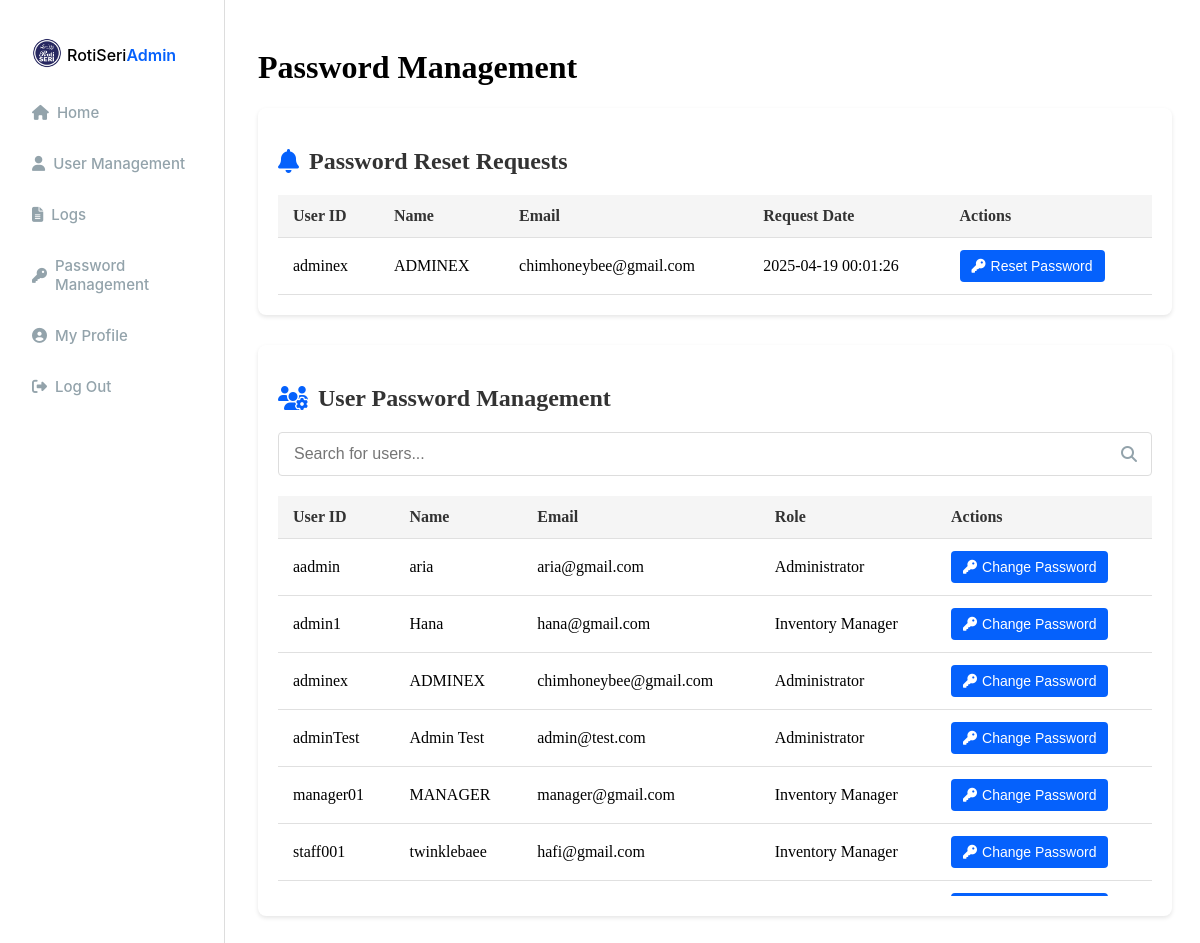
Screenshot of /admin_passmanagement.php (signed in) with the database file from the repository.
### tables this page shows
CREATE TABLE `users` (
  `userID` varchar(50) NOT NULL,
  `username` varchar(100) NOT NULL,
  `fullName` varchar(255) NOT NULL,
  `email` varchar(255) NOT NULL,
  `phoneNumber` varchar(20) NOT NULL,
  `address` text NOT NULL,
  `password` varchar(255) NOT NULL,
  `role` enum('Administrator','Inventory Manager','Bakery Staff') NOT NULL,
  `created_at` timestamp NOT NULL DEFAULT current_timestamp()
);

### admin_passmanagement.php (the view, shortened to what this page needs)
<?php
include 'db_connection.php';
$sql_requests = "SELECT r.*, u.fullName, u.email
                FROM password_reset_requests r
                JOIN users u ON r.userID = u.userID
                WHERE r.status = 'pending'
                ORDER BY r.request_date DESC";
$result_requests = $conn->query($sql_requests);
$sql_users = "SELECT userID, fullName, username, email, role FROM users";
$result_users = $conn->query($sql_users);
?>
<!DOCTYPE html>
<html lang="en">
<head>
    <link rel="stylesheet" href="admin_dashboard.css">
    <link rel="stylesheet" href="sidebar.css">
    <link rel="stylesheet" href="admin_passmanagement.css">
    <link rel="stylesheet" href="https://cdnjs.cloudflare.com/ajax/libs/font-awesome/6.5.1/css/all.min.css">
</head>
<body>
    <div class="sidebar-container">
        <div class="header-section">
            <div class="company-logo">
                <img src="image/icon/logo.png" class="logo-icon" alt="Company Logo">
                <div class="company-text">
                    <span class="company-name">RotiSeri</span>
                    <span class="company-name2">Admin</span>
                </div>
            </div>
            <nav class="nav-container">
                <a href="admin_dashboard.php" class="nav-item">
                    <i class="fas fa-home"></i>
                    <div class="nav-text">Home</div>
                </a>
                <a href="admin_usermanagement.php" class="nav-item">
                    <i class="fa fa-user"></i>
                    <div class="nav-text">User Management</div>
                </a>
                <a href="admin_logsdisplay.php" class="nav-item">
                    <i class="fas fa-file-alt"></i>
                    <div class="nav-text">Logs</div>
                </a>
                <a href="admin_passmanagement.php" class="nav-item active">
                    <i class="fas fa-key"></i>
                    <div class="nav-text">Password Management</div>
                </a>
                <a href="profile.php" class="nav-item">
                    <i class="fas fa-user-circle"></i>
                    <div class="nav-text">My Profile</div>
                </a>
                <a href="logout.php" class="nav-item">
                    <i class="fas fa-sign-out-alt"></i>
                    <div class="nav-text">Log Out</div>
                </a>
            </nav>
        </div>
    </div>
    <div class="main-content">
        <div class="dashboard-header">
            <h1>Password Management</h1>
        </div>
        <div class="section">
            <h2><i class="fas fa-bell"></i> Password Reset Requests</h2>
            <div class="requests-container">
                <?php if ($result_requests && $result_requests->num_rows > 0) : ?>
                    <table class="requests-table">
                        <thead>
                            <tr>
                                <th>User ID</th>
                                <th>Name</th>
                                <th>Email</th>
                                <th>Request Date</th>
                                <th>Actions</th>
                            </tr>
                        </thead>
                        <tbody>
                            <?php while ($request = $result_requests->fetch_assoc()) : ?>
                                <tr>
                                    <td><?php echo htmlspecialchars($request['userID']); ?></td>
                                    <td><?php echo htmlspecialchars($request['fullName']); ?></td>
                                    <td><?php echo htmlspecialchars($request['email']); ?></td>
                                    <td><?php echo htmlspecialchars($request['request_date']); ?></td>
                                    <td>
                                        <button class="reset-btn" data-id="<?php echo $request['userID']; ?>"
                                                data-email="<?php echo $request['email']; ?>"
                                                data-request="<?php echo $request['request_id']; ?>">
                                            <i class="fas fa-key"></i> Reset Password
                                        </button>
                                    </td>
                                </tr>
                            <?php endwhile; ?>
                        </tbody>
                    </table>
                <?php endif; ?>
            </div>
        </div>
        <div class="section">
            <h2><i class="fas fa-users-cog"></i> User Password Management</h2>
            <div class="search-container">
                <input type="text" id="userSearch" placeholder="Search for users...">
                <i class="fas fa-search search-icon"></i>
            </div>
            <div class="users-container">
                <table class="users-table">
                    <thead>
                        <tr>
                            <th>User ID</th>
                            <th>Name</th>
                            <th>Email</th>
                            <th>Role</th>
                            <th>Actions</th>
                        </tr>
                    </thead>
                    <tbody>
                        <?php while ($user = $result_users->fetch_assoc()) : ?>
                            <tr>
                                <td><?php echo htmlspecialchars($user['userID']); ?></td>
                                <td><?php echo htmlspecialchars($user['fullName']); ?></td>
                                <td><?php echo htmlspecialchars($user['email']); ?></td>
                                <td><?php echo htmlspecialchars($user['role']); ?></td>
                                <td>
                                    <button class="change-pwd-btn" data-id="<?php echo $user['userID']; ?>"
                                            data-email="<?php echo $user['email']; ?>">
                                        <i class="fas fa-key"></i> Change Password
                                    </button>
                                </td>
                            </tr>
                        <?php endwhile; ?>
                    </tbody>
                </table>
            </div>
        </div>
    </div>
</body>
</html>

### admin_dashboard.css (style rules this page uses)
.main-content { margin-left: 230px; padding: 20px; z-index: 1; }
.dashboard-header { margin-bottom: 20px; }

### sidebar.css (style rules this page uses)
.sidebar-container { justify-content: space-between; background: var(--Main-White, #fff); display: flex; flex-grow: 1; flex-direction: column; width: 160px; height: 100vh; position: fixed; left: 0; top: 0; border-right: 1px solid #ddd; padding: 28px 32px; flex-shrink: 0; z-index: 0; }
.header-section { display: flex; flex-direction: column; width: 100%; justify-content: start; }
.company-logo { display: flex; width: 180px; max-width: 100%; align-items: center; gap: 5px; justify-content: start; padding-top: 10px; }
.logo-icon { width: 30px; height: 30px; object-fit: contain; }
.company-text { display: flex; flex-direction: row; }
.company-name { font: 500 15px 'Inter', sans-serif; font-size: medium; padding-top: 3px; }
.company-name2 { font: 600 15px 'Inter', sans-serif; font-size: medium; color: rgba(5, 97, 252, 1); padding-top: 3px; }
.nav-container { display: flex; margin-top: 35px; flex-direction: column; color: rgba(147, 163, 171, 1); font: 500 15px 'Inter', sans-serif; }
.nav-item { display: flex; align-items: center; gap: 8px; margin-top: 32px; cursor: pointer; color: #93A3AB; text-decoration: none; }
.nav-item:first-child { margin-top: 0; }

### admin_passmanagement.css (style rules this page uses)
.section { background-color: #fff; border-radius: 8px; box-shadow: 0 2px 4px rgba(0, 0, 0, 0.1); margin-bottom: 30px; padding: 20px; }
.section h2 { color: #333; font-size: 1.5rem; margin-bottom: 20px; display: flex; align-items: center; }
.section h2 i { color: #0561FC; margin-right: 10px; }
.requests-container { max-height: 300px; overflow-y: auto; }
.requests-table, .users-table { width: 100%; border-collapse: collapse; }
.requests-table th, .users-table th, .requests-table td, .users-table td { padding: 12px 15px; text-align: left; border-bottom: 1px solid #e0e0e0; }
.requests-table th, .users-table th { background-color: #f5f5f5; font-weight: bold; color: #333; }
.reset-btn, .change-pwd-btn { background-color: #0561FC; color: white; border: none; border-radius: 4px; padding: 8px 12px; cursor: pointer; transition: background-color 0.3s; font-size: 14px; display: flex; align-items: center; gap: 5px; }
.search-container { position: relative; margin-bottom: 20px; }
#userSearch { width: 100%; padding: 12px 40px 12px 15px; border: 1px solid #ddd; border-radius: 4px; font-size: 16px; box-sizing: border-box; }
.search-icon { position: absolute; right: 15px; top: 50%; transform: translateY(-50%); color: #93A3AB; }
.users-container { max-height: 400px; overflow-y: auto; }

### rows the page displays
users: userID "aadmin", fullName "aria", email "aria@gmail.com", role "Administrator"
users: userID "admin1", fullName "Hana", email "hana@gmail.com", role "Inventory Manager"
users: userID "adminex", fullName "ADMINEX", email "chimhoneybee@gmail.com", role "Administrator"
users: userID "adminTest", fullName "Admin Test", email "admin@test.com", role "Administrator"
users: userID "manager01", fullName "MANAGER", email "manager@gmail.com", role "Inventory Manager"
users: userID "staff001", fullName "twinklebaee", email "hafi@gmail.com", role "Inventory Manager"

### other values shown
$request['userID'] "adminex"
$request['fullName'] "ADMINEX"
$request['email'] "chimhoneybee@gmail.com"
$request['request_date'] "2025-04-19 00:01:26"
